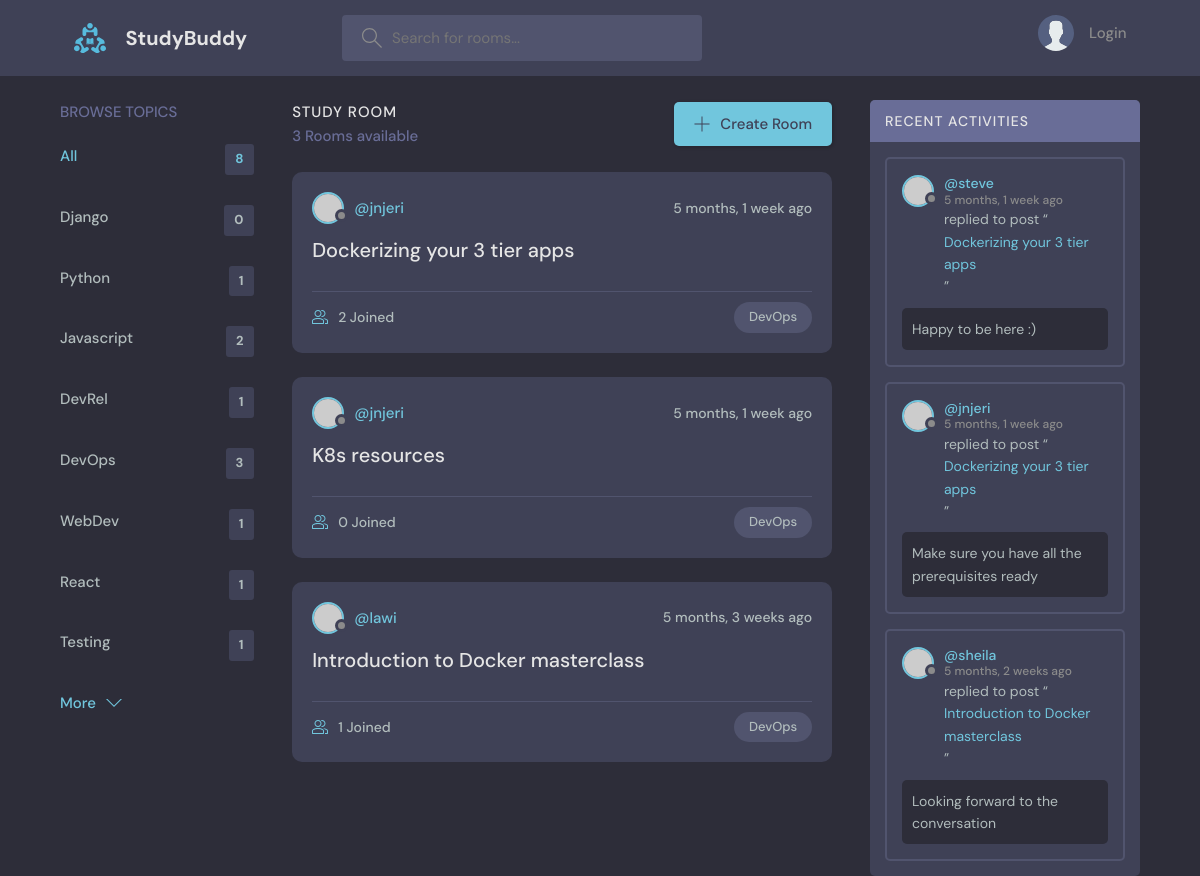
/?q=DevOps, run on the app's committed database.
### base/models.py (models this page shows, shortened)
class Topic(models.Model):
    name = models.CharField(max_length=200)

class Room(models.Model):
   host = models.ForeignKey(User, on_delete=models.SET_NULL, null=True)
   topic = models.ForeignKey(Topic, on_delete=models.SET_NULL, null=True)
   name = models.CharField (max_length=200)
   description = models.TextField(null=True, blank=True)
   participants = models.ManyToManyField(User, related_name='participants', blank=True)      #users active in a room
   updated = models.DateTimeField(auto_now=True)
   created = models.DateTimeField(auto_now_add=True)
   class Meta:
        ordering = ['-updated', '-created']
   def __str__(self):
    return self.name

class Message(models.Model):
    user = models.ForeignKey(User, on_delete=models.CASCADE)
    room = models.ForeignKey(Room, on_delete=models.CASCADE)
    body = models.TextField()
    updated = models.DateTimeField(auto_now=True)
    created = models.DateTimeField(auto_now_add=True)
    class Meta:
        ordering = ['-updated', '-created']
    def __str__(self):
        return self.body[0:50]

### base/views.py (the view)
# urls.py: path('', views.home, name="home"),
def home(request):
    q = request.GET.get('q') if request.GET.get('q') != None else ''
    rooms = Room.objects.filter(
            Q(topic__name__icontains=q) |
            Q(name__icontains=q) |
            Q(description__icontains=q)
    )
    topics = Topic.objects.all()
    room_count = rooms.count()
    room_messages = Message.objects.filter(Q(room__topic__name__icontains=q))
    context = {'rooms': rooms, 'topics': topics,
     'room_count': room_count, 'room_messages': room_messages}
    return render(request, 'base/home.html', context)

### base/templates/base/home.html (shortened to what this page needs)
{% extends 'main.html' %}
{% block content %}
<main class="layout layout--3">
  <div class="container">
    {% include 'base/topics_component.html' %}
    <div class="roomList">
      <div class="roomList__header">
        <div>
          <h2>Study Room</h2>
          <p>{{room_count}} Rooms available</p>
        </div>
        <a class="btn btn--main" href="{% url 'create-room' %}">
          <svg
            version="1.1"
            xmlns="http://www.w3.org/2000/svg"
            width="32"
            height="32"
            viewBox="0 0 32 32"
          >
            <title>add</title>
            <path
              d="M16.943 0.943h-1.885v14.115h-14.115v1.885h14.115v14.115h1.885v-14.115h14.115v-1.885h-14.115v-14.115z"
            ></path>
          </svg>
          Create Room
        </a>
      </div>
      {% include 'base/feed_component.html' %}
    </div>
    {% include 'base/activity_component.html' %}
  </div>
</main>
{% endblock %}

### base/templates/base/topics_component.html
<div class="topics">
    <div class="topics__header">
      <h2>Browse Topics</h2>
    </div>
    <ul class="topics__list">
      <li>
        <a href="{% url 'home' %}" class="active">All <span>{{topics.count}}</span></a>
      </li>
      {% for topic in topics %}
      <li>
        <a href="{% url 'home' %}?q={{topic.name}}">{{topic.name}}<span>{{topic.room_set.all.count}}</span></a>
      </li>
      {% endfor %}
    </ul>
    <a class="btn btn--link" href="topics.html">
      More
      <svg
        version="1.1"
        xmlns="http://www.w3.org/2000/svg"
        width="32"
        height="32"
        viewBox="0 0 32 32"
      >
        <title>chevron-down</title>
        <path d="M16 21l-13-13h-3l16 16 16-16h-3l-13 13z"></path>
      </svg>
    </a>
  </div>

### base/templates/base/feed_component.html (shortened to what this page needs)
{% for room in rooms %}
<div class="roomListRoom">
  <div class="roomListRoom__header">
    <a href="" class="roomListRoom__author">
      <div class="avatar avatar--small">
        <img src="https://randomuser.me/api/portraits/women/11.jpg" />
      </div>
      <span>@{{room.host.username}}</span>
    </a>
    <div class="roomListRoom__actions">
      <span>{{room.created|timesince}} ago</span>
    </div>
  </div>
  <div class="roomListRoom__content">
    <a href="{% url 'room' room.id %}">{{room.name}}</a>
  </div>
  <div class="roomListRoom__meta">
    <a href="{% url 'room' room.id %}" class="roomListRoom__joined">
      {{room.participants.all.count}} Joined
    </a>
    <p class="roomListRoom__topic">{{room.topic.name}}</p>
  </div>
</div>
{% endfor %}

### base/templates/base/activity_component.html (shortened to what this page needs)
<div class="activities">
  <div class="activities__header">
    <h2>Recent Activities</h2>
  </div>
  {% for message in room_messages %}
  <div class="activities__box">
    <div class="activities__boxHeader roomListRoom__header">
      <a href="" class="roomListRoom__author">
        <div class="avatar avatar--small">
          <img src="https://randomuser.me/api/portraits/women/11.jpg" />
        </div>
        <p>
          @{{message.user}}
          <span>{{message.created|timesince}} ago</span>
        </p>
      </a>
    </div>
    <div class="activities__boxContent">
      <p>
        replied to post “<a href="{% url 'room' message.room.id %}">{{message.room}}</a>”
      </p>
      <div class="activities__boxRoomContent">
       {{message.body}}
      </div>
    </div>
  </div>
  {% endfor %}
</div>

### data on the page
Topic: name "Django", room_set.all.count "0"
Topic: name "Python", room_set.all.count "1"
Topic: name "Javascript", room_set.all.count "2"
Topic: name "DevRel", room_set.all.count "1"
Topic: name "DevOps", room_set.all.count "3"
Topic: name "WebDev", room_set.all.count "1"
Topic: name "React", room_set.all.count "1"
Topic: name "Testing", room_set.all.count "1"
Room: host.username "jnjeri", created "5 months, 1 week", name "Dockerizing your 3 tier apps", participants.all.count "2", topic.name "DevOps"
Room: host.username "jnjeri", created "5 months, 1 week", name "K8s resources", participants.all.count "0", topic.name "DevOps"
Room: host.username "lawi", created "5 months, 3 weeks", name "Introduction to Docker masterclass", participants.all.count "1", topic.name "DevOps"
Message: user "steve", created "5 months, 1 week", room "Dockerizing your 3 tier apps", body "Happy to be here :)"
Message: user "jnjeri", created "5 months, 1 week", room "Dockerizing your 3 tier apps", body "Make sure you have all the prerequisites ready"
Message: user "sheila", created "5 months, 2 weeks", room "Introduction to Docker masterclass", body "Looking forward to the conversation"

### other printed values
{{ topics.count }} "8"
{{ room_count }} "3"
